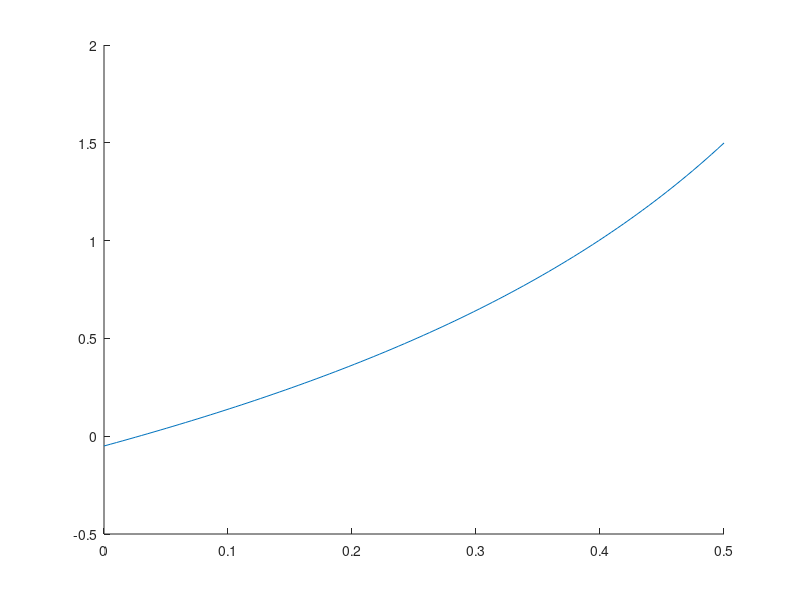

MATLAB code for this plot: (Note: this script raises an error after producing the figure.)
%% Homework-10
% Harvinder Singh Virk, Mech-105, Date:22-FEB-2018,Last Edited: 7:49 PM.
format longe % Long Scientific notation. This will take less time to evaluate the code.
tic
p = 3; % The given atmospheric pressure.
k = 0.05;% Reaction's equilibrium constant.
f = @(x) (x./(1-x)).*sqrt((2*p)./(2+x))-k; % 
x = linspace(0,0.5); % Creating a row vector with 100 points between 0 and 0.5.
x0 = 0.05; % The first inital guess.
fzero(f,x0) % Tries to find point x where y=f(x) is zero. That's the root of the function.
root = fzero(f,x0); % Renaming fzero as root.
hold on % Hold to the current plot axes so that new plot won't change the axes.
plot(x,f(x)) % Plotting the function to show where the root exist.
refline(0,0) % Adding reference line at zero.
plot(root,f(root),'d') % Plotting the fzero and function of fzero.
xlabel('Mole Fraction') % Labeling the x-axis as Mole Fraction.
ylabel('Reaction equilbrium constant') % Labeling the y-axis as Reaction Equilibrium constant.
title('Splitting water into Hydrogen and Oxygen at certain temperature') % Giving an appropriate title.
toc


